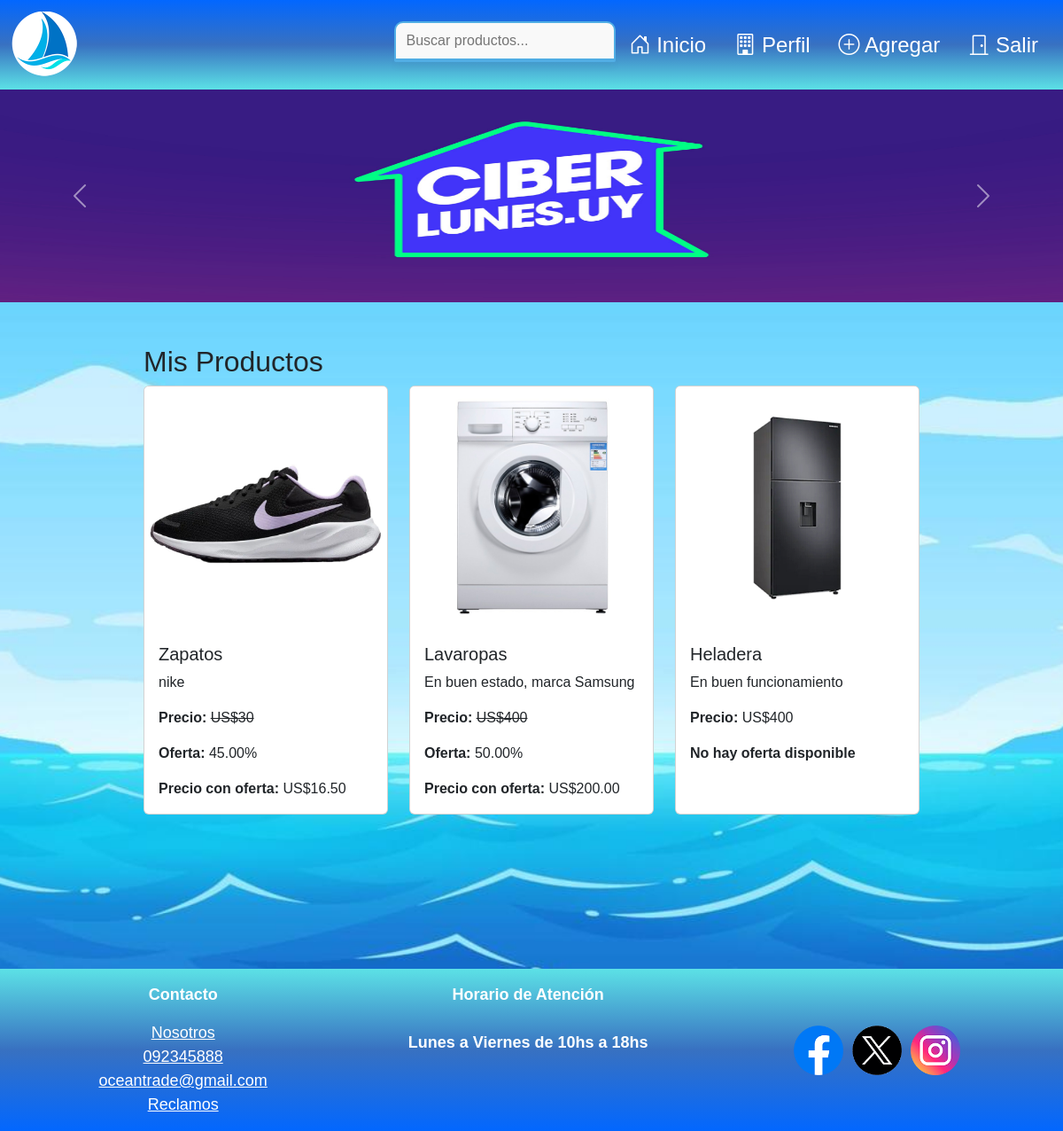
The app's page /sigto/views/mainempresa.php (signed in) with its own data.
### tables this page shows
CREATE TABLE `ofertas` (
  `idof` int(11) NOT NULL,
  `sku` int(11) DEFAULT NULL,
  `porcentaje_oferta` decimal(4,2) DEFAULT NULL,
  `preciooferta` decimal(10,2) DEFAULT NULL,
  `fecha_inicio` date DEFAULT NULL,
  `fecha_fin` date DEFAULT NULL
);

CREATE TABLE `producto` (
  `sku` int(11) NOT NULL,
  `idemp` int(11) NOT NULL,
  `nombre` varchar(10) NOT NULL,
  `descripcion` varchar(255) DEFAULT NULL,
  `estado` enum('Nuevo','Usado') NOT NULL,
  `origen` enum('Nacional','Internacional') NOT NULL,
  `precio` int(10) NOT NULL DEFAULT 1 CHECK (`precio` > 0),
  `stock` tinyint(3) DEFAULT NULL,
  `imagen` varchar(255) DEFAULT NULL,
  `visible` tinyint(1) DEFAULT 1,
  `tipo_stock` enum('unidad','cantidad') NOT NULL DEFAULT 'cantidad'
);

### sigto/models/Producto.php (called while the page is built, shortened)
<?php
require_once __DIR__ . '/../config/Database.php';
class Producto {
    private $conn;
    public function __construct($operation = 'read') {
        if ($operation === 'write') {
            $database = new Database('user');
        } else {
            $database = new Database('guest');
        }
        $this->conn = $database->getConnection();
    }
    public function readByEmpresa($idemp) {
        $query = "SELECT p.*, o.porcentaje_oferta, o.preciooferta, o.fecha_inicio, o.fecha_fin
                  FROM producto p
                  LEFT JOIN ofertas o ON p.sku = o.sku
                  WHERE p.idemp = ?";
        $stmt = $this->conn->prepare($query);
        $stmt->bind_param("i", $idemp);
        $stmt->execute();
        $result = $stmt->get_result();
        return $result;
    }
}
?>

### sigto/config/Database.php (called while the page is built, shortened)
<?php
class Database {
    private $host = "127.0.0.1";
    private $db_name = "oceantrade";
    private $username;
    private $password;
    public function __construct($role = 'guest') {
        switch ($role) {
            default:
                $this->username = 'guest_user';
                $this->password = 'password_guest';
                break;
        }
    }
    public function getConnection() {
        $this->conn = null;
        try {
            $this->conn = new mysqli($this->host, $this->username, $this->password, $this->db_name);
        } catch (Exception $e) {
            echo $e->getMessage();
        }
        return $this->conn;
    }
}

### sigto/controllers/ProductoController.php (called while the page is built, shortened)
<?php
require_once __DIR__ . '/../models/Producto.php';
require_once __DIR__ . '/../controllers/OfertaController.php';
class ProductoController {
    public function readAllByEmpresa($idemp) {
        $producto = new Producto();
        $result = $producto->readByEmpresa($idemp);
        return $result;
    }
}
?>

### sigto/models/Oferta.php (called while the page is built, shortened)
<?php
require_once __DIR__ . '/../config/Database.php';
class Oferta {
    private $conn;
    private $table_name = "ofertas";
    private $sku;
    public function __construct($operation = 'read') {
        if ($operation === 'write') {
            $database = new Database('user');
        } else {
            $database = new Database('guest');
        }
        $this->conn = $database->getConnection();
    }
    public function setSku($sku) {
        $this->sku = $sku;
    }
    public function readBySku() {
        $query = "SELECT * FROM " . $this->table_name . " WHERE sku = ?";
        $stmt = $this->conn->prepare($query);
        $stmt->bind_param("i", $this->sku);
        $stmt->execute();
        $result = $stmt->get_result();
        return $result->fetch_assoc();
    }
}
?>

### sigto/controllers/OfertaController.php (called while the page is built, shortened)
<?php
require_once __DIR__ . '/../models/Oferta.php';
class OfertaController {
    public function readBySku($sku) {
        $oferta = new Oferta();
        $oferta->setSku($sku);
        $resultado = $oferta->readBySku();
        if ($resultado) {
            return $resultado;
        } else {
            return ['status' => 'error', 'message' => 'No se encontraron ofertas.'];
        }
    }
}
?>

### sigto/views/mainempresa.php (the view, shortened to what this page needs)
<?php
require_once __DIR__ . '/../controllers/ProductoController.php';
require_once __DIR__ . '/../controllers/OfertaController.php';
$productoController = new ProductoController();
$productos = $productoController->readAllByEmpresa($_SESSION['idemp']);
$ofertaController = new OfertaController();
?>
<!DOCTYPE html>
<html lang="es">
<head>
    <link rel="stylesheet"  href="https://cdn.jsdelivr.net/npm/bootstrap@5.3.3/dist/css/bootstrap.min.css">
    <link rel="stylesheet" href="https://cdn.jsdelivr.net/npm/bootstrap-icons@1.11.0/font/bootstrap-icons.css">
    <link rel="stylesheet" href="/sigto/assets/css/style.css">
</head>
<body>
    <header>
    <nav class="navbar navbar-expand-sm bg-body-tertiary">
                <div class="container-fluid">
                  <a class="navbar-brand" href="/sigto/views/mainempresa.php"><img class="w-50" src="/sigto/assets/images/navbar logo 2.png" alt="OceanTrade"></a>
                  <div class="collapse navbar-collapse flex-row-reverse" id="navbarSupportedContent">
                  <ul class="navbar-nav mb-2 mb-lg-0">
                      <li class="nav-item mx-3">
                        <a class="text-white fs-4 text-decoration-none" href="/sigto/views/mainempresa.php">
                        <i class="bi bi-house-door"></i> Inicio</a>
                    </li>
                    <li class="nav-item mx-3">
                        <a class="text-white fs-4 text-decoration-none" href="/sigto/views/empresaperfil.php"><i class="bi bi-building"></i> Perfil</a>
                        </li>
                    <li class="nav-item mx-3">
                        <a class="text-white fs-4 text-decoration-none" href="/sigto/views/agregarproducto.php"><i class="bi bi-plus-circle"></i> Agregar</a>
                    </li>
                    <li class="nav-item mx-3">
                        <a class="text-white fs-4 text-decoration-none" href="/sigto/index.php?action=logout">
                        <i class="bi bi-door-closed"></i> Salir</a>
                    </li>
                    </ul>
                    <form id="search-form" action="/sigto/views/catalogo.php" method="GET" autocomplete="off">
                    <input type="text" id="search-words" name="query" placeholder="Buscar productos..." onkeyup="showSuggestions(this.value)">
                    <div id="suggestions"></div>
                    </form>
                  </div>
                </div>
              </nav>
    </header>
    <main>
               <div id="carouselExampleAutoplaying" class="carousel slide" data-bs-ride="carousel">
                        <div class="carousel-inner">
                        <div class="carousel-item active">
                    <img src="/sigto/assets/images/carruselimg1.png" class="img-carrousel d-block w-100" alt="...">
                </div>
                        </div>
                        <button class="carousel-control-prev" type="button" data-bs-target="#carouselExampleAutoplaying" data-bs-slide="prev">
                          <span class="carousel-control-prev-icon" aria-hidden="true"></span>
                        </button>
                        <button class="carousel-control-next" type="button" data-bs-target="#carouselExampleAutoplaying" data-bs-slide="next">
                          <span class="carousel-control-next-icon" aria-hidden="true"></span>
                        </button>
                      </div>
        <div class="container mt-5">
            <h2>Mis Productos</h2>
            <div class="row">
            <?php foreach ($productos as $producto): ?>
              <div class="col-md-4 mb-4">
                <div class="card h-100">
                <img src="/sigto/assets/images/<?php echo htmlspecialchars($producto['imagen']); ?>" class="card-img-top" alt="<?php echo htmlspecialchars($producto['nombre']); ?>">
                <div class="card-body">
                <h5 class="card-title"><?php echo htmlspecialchars($producto['nombre']); ?></h5>
                <p class="card-text"><?php echo htmlspecialchars($producto['descripcion']); ?></p>
                <?php
                $oferta = $ofertaController->readBySku($producto['sku']);
                if ($oferta && isset($oferta['preciooferta'], $oferta['porcentaje_oferta'])) {
                    $precioOferta = $oferta['preciooferta'];
                    echo "<p class='card-text'><strong>Precio: </strong><span style='text-decoration: line-through;'>US$" . htmlspecialchars($producto['precio']) . "</span></p>";
                    echo "<p class='card-text'><strong>Oferta: </strong>{$oferta['porcentaje_oferta']}%</p>";
                    echo "<p class='card-text'><strong>Precio con oferta: </strong>US$" . htmlspecialchars($precioOferta) . "</p>";
                } else {
                    echo "<p class='card-text'><strong>Precio: </strong>US$" . htmlspecialchars($producto['precio']) . "</p>";
                    echo "<p class='card-text'><strong>No hay oferta disponible</strong></p>";
                }
                ?>
                  </div>
                </div>
              </div>
            <?php endforeach; ?>
          </div>
        </div>
    </main>
    <br><br><br><br><br><br>
    <footer>
        <div class="footer-container">
            <div class="footer-item">
                <p>Contacto</p>
                <a href="/sigto/views/nosotroscliente.php">Nosotros</a>
                <br>
                <a href="tel:+598 92345888">092345888</a>
                <br>
                <a href="mailto: oceantrade@gmail.com">oceantrade@gmail.com</a>
                <br>
                <a href="reclamosempresa.php">Reclamos</a>
            </div>
            <div class="footer-item">
                <p>Horario de Atención <br><br>Lunes a Viernes de 10hs a 18hs</p>
            </div>
            <div class="footer-redes">
                <a href="https://www.facebook.com/AkakuroCode/"><img class="redes" src="/sigto/assets/images/facebook logo.png" alt="Facebook"></a>
                <a href="https://x.com/AkakuroCode"><img class="redes" src="/sigto/assets/images/x.png" alt="Twitter"></a>
                <a href="https://www.instagram.com/akakurocode/"><img class="redes" src="/sigto/assets/images/ig logo.png" alt="Instagram"></a>
            </div>
        </div>
    </footer>
</body>
</html>

### sigto/assets/css/style.css (style rules this page uses)
:root { --azuloscuro: #0267FF; --azulmedio: #3871C1; --azulclaro: #51Aee5; --turquesa: #5CE1E6; }
body { font-family: Arial, Helvetica, sans-serif, sans-serif; margin: 0; padding: 0; background-image: url('../images/ocean\ background.jpg'); background-size:cover; background-repeat: no-repeat; background-position: center; }
main { display: flex; flex-direction: column; }
.navbar { background: linear-gradient(to top , var(--turquesa) ,var(--azulmedio),var(--azuloscuro)) !important; }
.container.mt-5 { margin-top: 1rem; width: 80%; max-width: 900px; min-height: 70vh; }
footer { background: linear-gradient(to bottom , var(--turquesa) ,var(--azulmedio),var(--azuloscuro)); text-align: center; padding: 1rem 2rem; margin-top: auto; }
.footer-container { color: white; display: grid; grid-template-columns: auto auto auto; }
.footer-item p { font-weight: bold; font-size: large; }
.footer-item a { color: white; font-size: large; }
.footer-redes { display: flex; justify-content: center; align-items: center; }
.redes { max-width: 3.5em; height: auto; margin: 5px; transition: transform 0.2s ease, filter 0.3s ease; }
input[type="text"], input[type="number"],input[type="list"] { display: block; margin-bottom: 10px; padding: 5px; width: 94%; box-sizing: border-box; }
button { background-color: var(--azuloscuro); color: white; }
.card { position: relative; }
h2 { margin-top: 0; }
#search-form { position: relative; }
#search-words { width: 250px; padding: 8px 12px; border: 2px solid var(--azulclaro); border-radius: 10px 10px 0 0; background-color: #f9f9f9; outline: none; transition: width 0.4s ease, border-color 0.3s ease; }
#suggestions { position: absolute; top: 82%; left: 0; width: 100%; background-color: #f9f9f9; border: 1px solid var(--azulclaro); border-radius: 0 0 10px 10px; box-shadow: 0px 4px 8px rgba(0, 0, 0, 0.1); max-height: 200px; overflow-y: auto; z-index: 9999; }
.img-carrousel { min-height: 20vw; max-height: 20vw; }

### records on screen
ofertas: sku.imagen (picture), sku.nombre "Zapatos", sku.descripcion "nike", sku.precio "30", porcentaje_oferta "45.00", preciooferta "16.50"
ofertas: sku.imagen (picture), sku.nombre "Lavaropas", sku.descripcion "En buen estado, marca Samsung", sku.precio "400", porcentaje_oferta "50.00", preciooferta "200.00"
producto: imagen (picture), nombre "Heladera", descripcion "En buen funcionamiento", precio "400"
